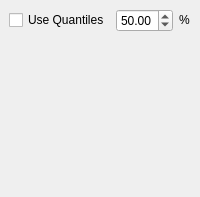
  <widget class="QDockWidget" name="dockWidget_4">
   <property name="windowTitle">
    <string>X-Projection</string>
   </property>
   <attribute name="dockWidgetArea">
    <number>2</number>
   </attribute>
   <widget class="QWidget" name="dockWidgetContents_5">
    <layout class="QVBoxLayout" name="verticalLayout_9">
     <item>
      <layout class="QHBoxLayout" name="horizontalLayout_4">
       <item>
        <widget class="QCheckBox" name="xprojUseQuantiles">
         <property name="text">
          <string>Use Quantiles</string>
         </property>
        </widget>
       </item>
       <item>
        <widget class="QDoubleSpinBox" name="xprojQuantiles">
         <property name="minimum">
          <double>30.000000000000000</double>
         </property>
         <property name="singleStep">
          <double>5.000000000000000</double>
         </property>
         <property name="value">
          <double>50.000000000000000</double>
         </property>
        </widget>
       </item>
       <item>
        <widget class="QLabel" name="label_16">
         <property name="text">
          <string>%</string>
         </property>
         <property name="textInteractionFlags">
          <set>Qt::LinksAccessibleByMouse|Qt::TextSelectableByMouse</set>
         </property>
        </widget>
       </item>
      </layout>
     </item>
     <item>
      <widget class="MPLWidget" name="x_project" native="true">
       <property name="sizePolicy">
        <sizepolicy hsizetype="Preferred" vsizetype="Expanding">
         <horstretch>0</horstretch>
         <verstretch>0</verstretch>
        </sizepolicy>
       </property>
       <property name="minimumSize">
        <size>
         <width>150</width>
         <height>150</height>
        </size>
       </property>
      </widget>
     </item>
    </layout>
   </widget>
  </widget>
